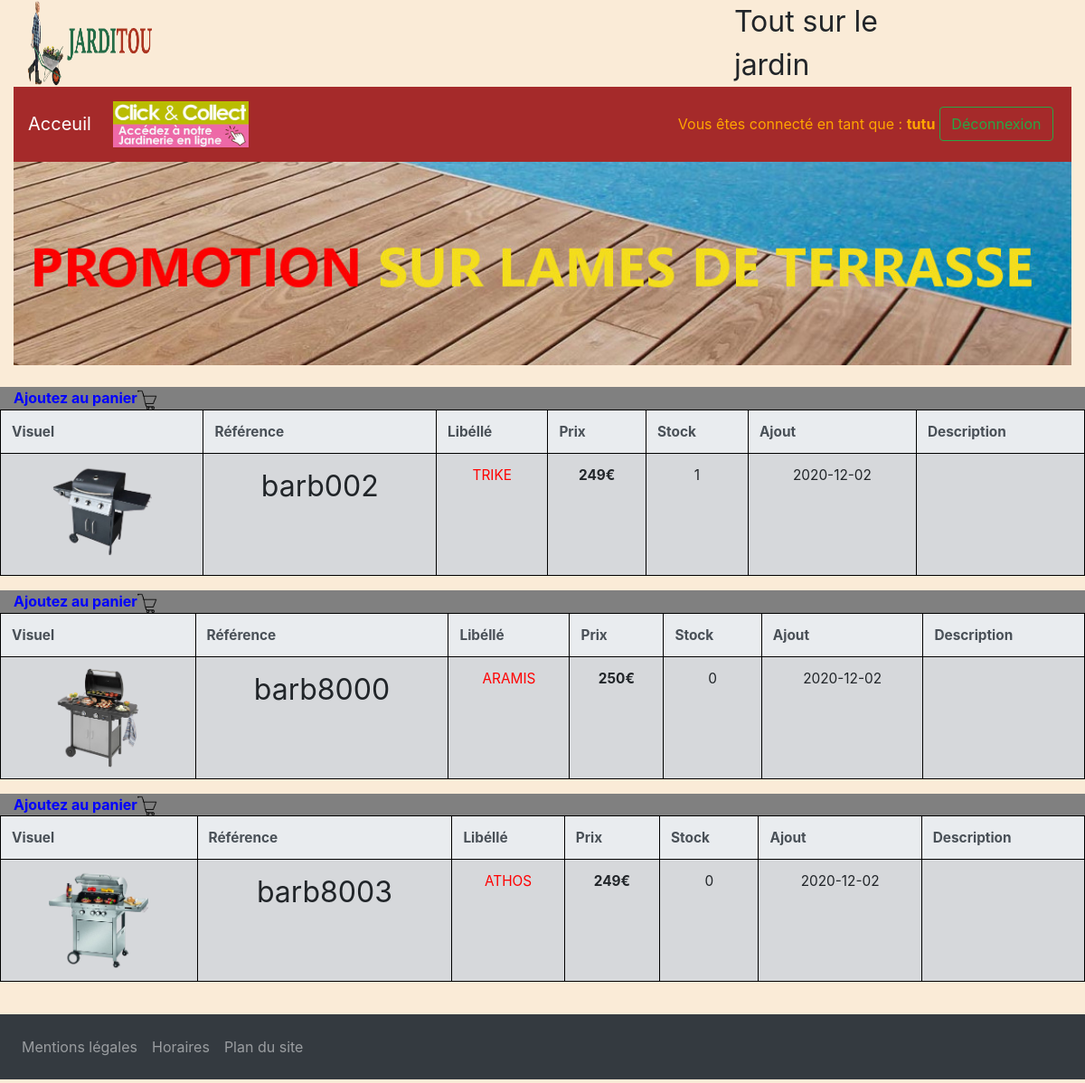
/objet.php?categorie=Barbecue (signed in), run on the app's committed database.
### tables this page shows
CREATE TABLE IF NOT EXISTS `produit` (
  `ID` int(11) NOT NULL AUTO_INCREMENT,
  `Reference` varchar(50) DEFAULT NULL,
  `Libelle` varchar(50) DEFAULT NULL,
  `Prix` int(11) DEFAULT NULL,
  `Stock` int(11) DEFAULT NULL,
  `Couleur` varchar(50) DEFAULT NULL,
  `ajout` date DEFAULT NULL,
  `modif` varchar(255) DEFAULT NULL,
  `bloqué` varchar(50) DEFAULT NULL,
  `datemodif` date DEFAULT NULL,
  `categorie` varchar(255) DEFAULT NULL,
  PRIMARY KEY (`ID`)
);

### objet.php (the view, shortened to what this page needs)
<?php
require "header.php";
require "connexion_bdd.php";
?>
    <br>
<?php
try {
    $categorie=$_GET['categorie'];
$requete = "SELECT * FROM produit where categorie LIKE '$categorie'";
$result = $db->query($requete);
$nbLigne = $result->rowCount();
if ($nbLigne > 0) {
    while ($row = $result->fetch(PDO::FETCH_OBJ))
        {
?>
   <div id="debutTable" class="table-responsive">
   <div id="barre" class="col-12"><strong>Ajoutez au panier<img src="images/chariot.png" title="chariot" alt="panier" width="22px"></strong></div>
      <table class="table table-bordered col-12">
            <thead class="thead-light">
                <tr>
                     <th scope="col">Visuel</th>
                     <th scope="col">Référence</th>
                     <th scope="col">Libéllé</th>
                     <th scope="col">Prix</th>
                     <th scope="col">Stock</th>
                     <th scope="col">Ajout</th>
                     <th scope="col">Description</th>
                </tr>
            </thead>
            <tbody>
<tr>
                    <td class='table-secondary'  scope='row'><img src='images/<?=$row->ID?>.png' alt='image2' height='auto' width='110'></td>
                    <td class='table-secondary' scope='row'><span id='reference'><?= $row->Reference ?></span></td>
                    <td class='table-secondary' scope='row' class='libelle'><a href='details.php?ID= <?= $row->ID ?>'><?= $row->Libelle ?></a></td>
                    <td class='table-secondary' scope='row' ><strong><?= $row->Prix ?>€</strong></td>
                    <td class='table-secondary' scope='row' ><?= $row->Stock ?></td>
                    <td class='table-secondary' scope='row'><?= $row->ajout ?></td>
                    <td class='table-secondary' scope='row'><?= $row->modif ?></td>
                </tr>
                    </div>
    <?php
        }
}
 }
 catch (Exception $e)
{
echo 'Erreur : ' . $e->getMessage() . '<br />';
echo 'N° : ' . $e->getCode();
die('Fin du script');
}
?>
</body>
<?php
require "footer.php";
?>

### style.css (style rules this page uses)
body { background-color: antiquewhite; }
span { font-size: xx-large; }
table { font-size: 96%; }
#debutTable > #barre { background-color: grey; color: blue; }
table { margin-bottom: 0%; }
table > thead > tr > th { border:1px solid black!important; }
table > tbody > tr > td { border:1px solid black!important; }
a { color: red; text-decoration: red; }
td { text-align: center; }

### data on the page
produit: shows a picture, Reference "barb002", Libelle "TRIKE", Prix "249", Stock "1", ajout "2020-12-02"
produit: shows a picture, Reference "barb8000", Libelle "ARAMIS", Prix "250", Stock "0", ajout "2020-12-02"
produit: shows a picture, Reference "barb8003", Libelle "ATHOS", Prix "249", Stock "0", ajout "2020-12-02"

### other printed values
$_SESSION['login'] "tutu"
